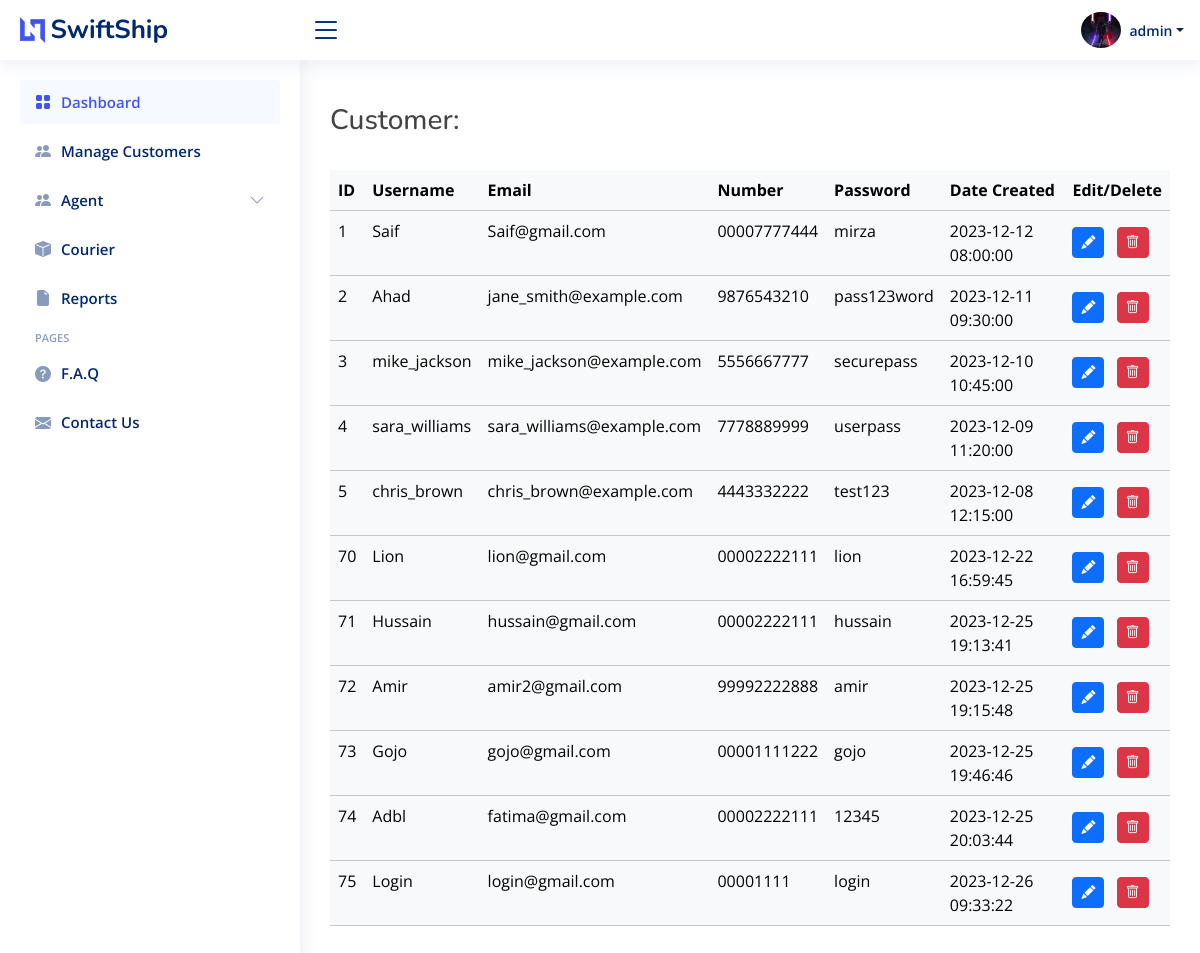
The page /Backend/manage-customer.php (signed in) on the database its author committed.
### tables this page shows
CREATE TABLE `user` (
  `id` int(11) NOT NULL,
  `image` varchar(60) NOT NULL DEFAULT '65899fb9283b2.png',
  `branch_id` int(11) DEFAULT NULL,
  `username` varchar(50) NOT NULL,
  `email` varchar(50) NOT NULL,
  `Number` varchar(20) NOT NULL,
  `Password` varchar(25) NOT NULL,
  `city` text NOT NULL,
  `type` int(11) NOT NULL DEFAULT 3 COMMENT '1=Admin, \r\n2=agent\r\n3=user',
  `date_created` datetime NOT NULL DEFAULT current_timestamp()
);

### Backend/manage-customer.php (the view, shortened to what this page needs)
<?php
  require_once './db/config.php';
?>
<!DOCTYPE html>
<html lang="en">
<head>
  <link href="assets/vendor/bootstrap/css/bootstrap.min.css" rel="stylesheet">
  <link href="assets/vendor/bootstrap-icons/bootstrap-icons.css" rel="stylesheet">
  <link href="assets/vendor/boxicons/css/boxicons.min.css" rel="stylesheet">
  <link href="assets/vendor/quill/quill.snow.css" rel="stylesheet">
  <link href="assets/vendor/quill/quill.bubble.css" rel="stylesheet">
  <link href="assets/vendor/remixicon/remixicon.css" rel="stylesheet">
  <link href="assets/vendor/simple-datatables/style.css" rel="stylesheet">
  <link href="assets/css/style.css" rel="stylesheet">
</head>
<body>
<?php require_once './forms/header.php'?>
  <main id="main" class="main">
  <section class="section dashboard">
    <br>
    <h3>Customer:</h3>
    <br>
  <table class="table table-light table-hover">
  <thead>
    <tr>
      <th scope="col">ID</th>
      <th scope="col">Username</th>
      <th scope="col">Email</th>
      <th scope="col">Number</th>
      <th scope="col">Password</th>
      <th scope="col">Date Created</th>
      <th scope="col">Edit/Delete</th>
    </tr>
  </thead>
<?php
    $sql = "SELECT * FROM user WHERE type= '3'";
    $result = $conn->query($sql);
    if ($result->num_rows > 0) {
        while ($raw = $result->fetch_assoc())
        {
            $id = $raw['id'];
            $username = $raw['username'];
            $email = $raw['email'];
            $number = $raw['Number'];
            $password = $raw['Password'];
            $date = $raw['date_created'];
?>
  <tbody>
    <tr>
    <td><?php echo $id?></td>
      <td><?php echo $username;?></td>
      <td><?php echo $email;?></td>
      <td><?php echo $number;?></td>
      <td><?php echo $password;?></td>
      <td><?php echo $date;?></td>
      <td><a href="update-customer.php?customer_id=<?php echo $id;?>" class="btn btn-primary btn-sm rouded-5"><i class="bi bi-pencil-fill"></i></a>
      <a href="delete-customer.php?customer_id=<?php echo $id;?>" class="btn btn-danger btn-sm rouded-5 m-2"><i class="bi bi-trash"></i></a></td>
    </tr>
  </tbody>
<?php
        }
    }
?>
</table>
    </section>
  </main>
  <?php require_once './forms/sidebar.php'?>
</body>
</html>

### Backend/forms/header.php (shortened to what this page needs)
<?php
  $user_id = $_SESSION['id'];
  $sql = "SELECT * FROM user WHERE id = '$user_id';";
  $result = $conn->query($sql);
  if ($result->num_rows > 0) {
    $detail = $result->fetch_assoc();
  }
?>
  <header id="header" class="header fixed-top d-flex align-items-center">
    <div class="d-flex align-items-center justify-content-between">
      <a href="index.php" class="logo d-flex align-items-center">
        <img src="assets/img/logo.png" alt="">
        <span class="d-none d-lg-block">SwiftShip</span>
      </a>
      <i class="bi bi-list toggle-sidebar-btn"></i>
    </div>
    <nav class="header-nav ms-auto">
      <ul class="d-flex align-items-center">
        <li class="nav-item dropdown pe-3">
          <?php
            $id = $_SESSION['id'];
            $sql = "SELECT * FROM user WHERE id = '$id'";
            $result = $conn->query($sql);
            if ($result == TRUE) {
              while ($row = $result->fetch_assoc()) {
                $image = $row['image'];
              }
            }
          ?>
          <a class="nav-link nav-profile d-flex align-items-center pe-0" href="#" data-bs-toggle="dropdown">
          <img src="uploads/<?php echo $image; ?>" height="100" width="40"title="<?php echo $image; ?>" class="rounded-circle">
            <span class="d-none d-md-block dropdown-toggle ps-2"><?php echo $detail['username'] ?></span>
          </a>
        </li>
      </ul>
    </nav>
  </header>

### Backend/forms/sidebar.php (shortened to what this page needs)
<aside id="sidebar" class="sidebar" data-bs-theme="dark">
 <ul class="sidebar-nav" id="sidebar-nav">
    <?php if ($_SESSION['type'] == 1): ?>
      <li class="nav-item">
        <a class="nav-link " href="index.php">
          <i class="bi bi-grid-fill"></i>
          <span>Dashboard</span>
        </a>
      </li>
      <li class="nav-item">
        <a class="nav-link collapsed" href="../Backend/manage-customer.php">
          <i class="bi bi-people-fill"></i>
          <span>Manage Customers</span>
        </a>
      </li>
      <li class="nav-item">
        <a class="nav-link collapsed" data-bs-target="#forms-nav" data-bs-toggle="collapse" href="#">
          <i class="bi bi-people-fill"></i><span>Agent</span><i class="bi bi-chevron-down ms-auto"></i>
        </a>
      </li>
    <?php
      endif;
    ?>
    <?php if ($_SESSION['type'] == 2 || $_SESSION['type'] == 1): ?>
    <li class="nav-item">
      <a class="nav-link collapsed" href="courier.php">
        <i class="bi bi-box-fill"></i>
        <span>Courier</span>
      </a>
    </li>
      <li class="nav-item">
      <a class="nav-link collapsed" href="report.php">
      <i class="bi bi-file-earmark-fill"></i>
        <span>Reports</span>
      </a>
    </li>
    <?php
      endif;
    ?>
    <li class="nav-heading">Pages</li>
    <li class="nav-item">
      <a class="nav-link collapsed" href="../about.php#faq">
        <i class="bi bi-question-circle-fill"></i>
        <span>F.A.Q</span>
      </a>
    </li>
    <li class="nav-item">
      <a class="nav-link collapsed" href="../contact.php#contact">
        <i class="bi bi-envelope-fill"></i>
        <span>Contact Us</span>
      </a>
    </li>
 </ul>
</aside>

### Backend/assets/css/style.css (style rules this page uses)
:root { scroll-behavior: smooth; }
body { font-family: "Open Sans", sans-serif; color: #444444; }
a { color: #4154f1; text-decoration: none; }
h1, h2, h3, h4, h5, h6 { font-family: "Nunito", sans-serif; }
#main { margin-top: 60px; padding: 20px 30px; transition: all 0.3s; }
.logo { line-height: 1; }
@media (min-width: 1200px) { .logo { width: 280px; } }
.logo img { max-height: 26px; margin-right: 6px; }
.logo span { font-size: 26px; font-weight: 700; color: #012970; font-family: "Nunito", sans-serif; }
.header { transition: all 0.5s; z-index: 997; height: 60px; box-shadow: 0px 2px 20px rgba(1, 41, 112, 0.1); background-color: #fff; padding-left: 20px; }
.header .toggle-sidebar-btn { font-size: 32px; padding-left: 10px; cursor: pointer; color: #012970; }
.header-nav ul { list-style: none; }
.header-nav>ul { margin: 0; padding: 0; }
.header-nav .nav-profile { color: #012970; }
.header-nav .nav-profile img { max-height: 36px; }
.header-nav .nav-profile span { font-size: 14px; font-weight: 600; }
.sidebar { position: fixed; top: 60px; left: 0; bottom: 0; width: 300px; z-index: 996; transition: all 0.3s; padding: 20px; overflow-y: auto; scrollbar-width: thin; scrollbar-color: #aab7cf transparent; box-shadow: 0px 0px 20px rgba(1, 41, 112, 0.1); background-color: #fff; }
@media (min-width: 1200px) { #main, #footer { margin-left: 300px; } }
.sidebar-nav { padding: 0; margin: 0; list-style: none; }
.sidebar-nav li { padding: 0; margin: 0; list-style: none; }
.sidebar-nav .nav-item { margin-bottom: 5px; }
.sidebar-nav .nav-heading { font-size: 11px; text-transform: uppercase; color: #899bbd; font-weight: 600; margin: 10px 0 5px 15px; }
.sidebar-nav .nav-link { display: flex; align-items: center; font-size: 15px; font-weight: 600; color: #4154f1; transition: 0.3; background: #f6f9ff; padding: 10px 15px; border-radius: 4px; }
.sidebar-nav .nav-link i { font-size: 16px; margin-right: 10px; color: #4154f1; }
.sidebar-nav .nav-link.collapsed { color: #012970; background: #fff; }
.sidebar-nav .nav-link.collapsed i { color: #899bbd; }
.sidebar-nav .nav-link .bi-chevron-down { margin-right: 0; transition: transform 0.2s ease-in-out; }
::placeholder { color: #eee; opacity: 1 }

### rows shown on the page
user: image (picture), username "admin"
user: id "1", username "Saif", email "Saif@gmail.com", Number "00007777444", Password "mirza", date_created "2023-12-12 08:00:00"
user: id "2", username "Ahad", email "jane_smith@example.com", Number "9876543210", Password "pass123word", date_created "2023-12-11 09:30:00"
user: id "3", username "mike_jackson", email "mike_jackson@example.com", Number "5556667777", Password "securepass", date_created "2023-12-10 10:45:00"
user: id "4", username "sara_williams", email "sara_williams@example.com", Number "7778889999", Password "userpass", date_created "2023-12-09 11:20:00"
user: id "5", username "chris_brown", email "chris_brown@example.com", Number "4443332222", Password "test123", date_created "2023-12-08 12:15:00"
user: id "70", username "Lion", email "lion@gmail.com", Number "00002222111", Password "lion", date_created "2023-12-22 16:59:45"
user: id "71", username "Hussain", email "hussain@gmail.com", Number "00002222111", Password "hussain", date_created "2023-12-25 19:13:41"
user: id "72", username "Amir", email "amir2@gmail.com", Number "99992222888", Password "amir", date_created "2023-12-25 19:15:48"
user: id "73", username "Gojo", email "gojo@gmail.com", Number "00001111222", Password "gojo", date_created "2023-12-25 19:46:46"
user: id "74", username "Adbl", email "fatima@gmail.com", Number "00002222111", Password "12345", date_created "2023-12-25 20:03:44"
user: id "75", username "Login", email "login@gmail.com", Number "00001111", Password "login", date_created "2023-12-26 09:33:22"
